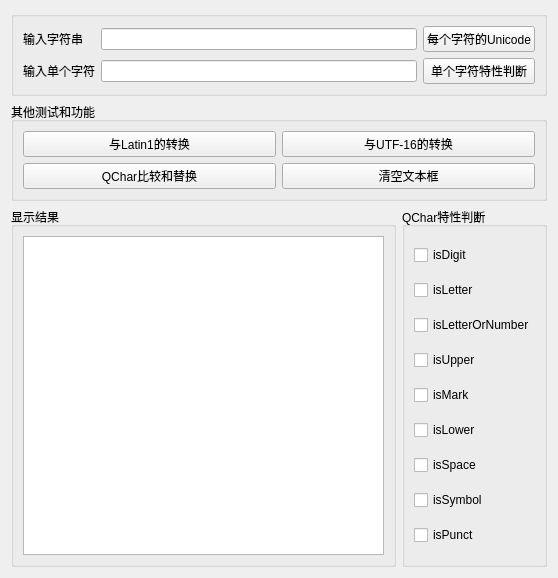
<?xml version="1.0" encoding="UTF-8"?>
<ui version="4.0">
 <class>Widget</class>
 <widget class="QWidget" name="Widget">
  <property name="geometry">
   <rect>
    <x>0</x>
    <y>0</y>
    <width>558</width>
    <height>578</height>
   </rect>
  </property>
  <property name="windowTitle">
   <string>Widget</string>
  </property>
  <layout class="QVBoxLayout" name="verticalLayout">
   <item>
    <widget class="QGroupBox" name="groupBox">
     <property name="title">
      <string/>
     </property>
     <layout class="QGridLayout" name="gridLayout">
      <item row="0" column="0">
       <widget class="QLabel" name="label">
        <property name="text">
         <string>输入字符串</string>
        </property>
       </widget>
      </item>
      <item row="0" column="1">
       <widget class="QLineEdit" name="editStr"/>
      </item>
      <item row="0" column="2">
       <widget class="QPushButton" name="pushButton">
        <property name="text">
         <string>每个字符的Unicode</string>
        </property>
       </widget>
      </item>
      <item row="1" column="0">
       <widget class="QLabel" name="label_2">
        <property name="text">
         <string>输入单个字符</string>
        </property>
       </widget>
      </item>
      <item row="1" column="1">
       <widget class="QLineEdit" name="editchar"/>
      </item>
      <item row="1" column="2">
       <widget class="QPushButton" name="pushButton_2">
        <property name="text">
         <string>单个字符特性判断</string>
        </property>
       </widget>
      </item>
     </layout>
    </widget>
   </item>
   <item>
    <widget class="QGroupBox" name="groupBox_2">
     <property name="title">
      <string>其他测试和功能</string>
     </property>
     <layout class="QGridLayout" name="gridLayout_2">
      <item row="1" column="1">
       <widget class="QPushButton" name="pushButton_4">
        <property name="text">
         <string>与UTF-16的转换</string>
        </property>
       </widget>
      </item>
      <item row="2" column="0">
       <widget class="QPushButton" name="pushButton_6">
        <property name="text">
         <string>QChar比较和替换</string>
        </property>
       </widget>
      </item>
      <item row="2" column="1">
       <widget class="QPushButton" name="pushButton_5">
        <property name="text">
         <string>清空文本框</string>
        </property>
       </widget>
      </item>
      <item row="1" column="0">
       <widget class="QPushButton" name="pushButton_3">
        <property name="text">
         <string>与Latin1的转换</string>
        </property>
       </widget>
      </item>
     </layout>
    </widget>
   </item>
   <item>
    <layout class="QHBoxLayout" name="horizontalLayout">
     <item>
      <widget class="QGroupBox" name="groupBox_3">
       <property name="title">
        <string>显示结果</string>
       </property>
       <layout class="QGridLayout" name="gridLayout_3">
        <item row="0" column="0">
         <widget class="QPlainTextEdit" name="plainTextEdit"/>
        </item>
       </layout>
      </widget>
     </item>
     <item>
      <widget class="QGroupBox" name="groupBox_4">
       <property name="title">
        <string>QChar特性判断</string>
       </property>
       <layout class="QGridLayout" name="gridLayout_4">
        <item row="6" column="0" colspan="2">
         <widget class="QCheckBox" name="chkLower">
          <property name="text">
           <string>isLower</string>
          </property>
         </widget>
        </item>
        <item row="0" column="0" colspan="2">
         <widget class="QCheckBox" name="chkDigit">
          <property name="text">
           <string>isDigit</string>
          </property>
         </widget>
        </item>
        <item row="2" column="0" colspan="2">
         <widget class="QCheckBox" name="chkLetterOrNumber">
          <property name="text">
           <string>isLetterOrNumber</string>
          </property>
         </widget>
        </item>
        <item row="7" column="0" colspan="2">
         <widget class="QCheckBox" name="chkSpace">
          <property name="text">
           <string>isSpace</string>
          </property>
         </widget>
        </item>
        <item row="9" column="0" colspan="2">
         <widget class="QCheckBox" name="chkPunct">
          <property name="text">
           <string>isPunct</string>
          </property>
         </widget>
        </item>
        <item row="1" column="0" colspan="2">
         <widget class="QCheckBox" name="chkLetter">
          <property name="text">
           <string>isLetter</string>
          </property>
         </widget>
        </item>
        <item row="8" column="0" colspan="2">
         <widget class="QCheckBox" name="chkSymbol">
          <property name="text">
           <string>isSymbol</string>
          </property>
         </widget>
        </item>
        <item row="3" column="0">
         <widget class="QCheckBox" name="chkUpper">
          <property name="text">
           <string>isUpper</string>
          </property>
         </widget>
        </item>
        <item row="4" column="0">
         <widget class="QCheckBox" name="chkMark">
          <property name="text">
           <string>isMark</string>
          </property>
         </widget>
        </item>
       </layout>
      </widget>
     </item>
    </layout>
   </item>
  </layout>
 </widget>
 <resources/>
 <connections/>
</ui>
